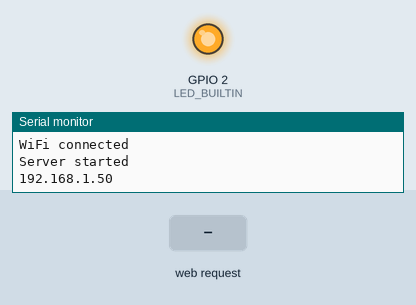
Recording of a sketch running on a simulated ESP8266 (NodeMCU). Shown: output pins drawn as LEDs (lit = HIGH, except the on-board LED, lit = LOW), the last lines printed to the serial monitor. The inputs (shaded band) are chosen by the test bench. WiFi joins after 1.5 s; servers stay silent unless stated.

Above: at 2.7 s.
2.8 s: HTTP request GET /gpio/0 received
At 3.9 s:
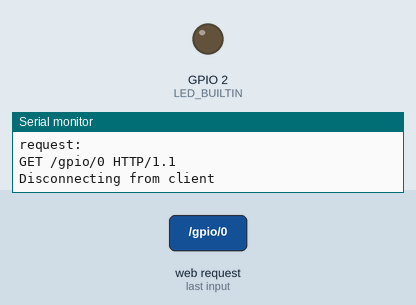
4.3 s: HTTP request GET /gpio/1 received
At 5.1 s:
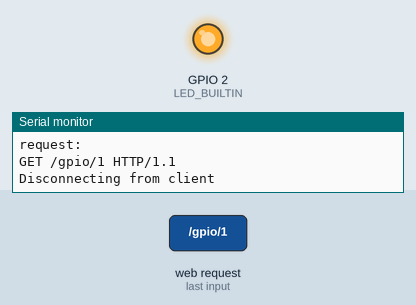
Timing chart, 0 to 7.3 s (numbered marks = the images above; inputs shaded):
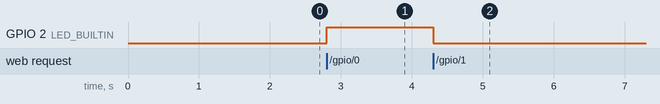

Measured:
- after the input at 2.8 s, GPIO 2 (LED_BUILTIN): LOW → HIGH at once
- after the input at 4.3 s, GPIO 2 (LED_BUILTIN): HIGH → LOW at once

The sketch:

main.ino
```cpp
/*
    This sketch demonstrates how to set up a simple HTTP-like server.
    The server will set a GPIO pin depending on the request
      http://server_ip/gpio/0 will set the GPIO2 low,
      http://server_ip/gpio/1 will set the GPIO2 high
    server_ip is the IP address of the ESP8266 module, will be
    printed to Serial when the module is connected.
*/

#include <ESP8266WiFi.h>

//needed for library
#include <DNSServer.h>
#include <ESP8266WebServer.h>
#include "WiFiManager.h"          //https://github.com/tzapu/WiFiManager

void configModeCallback (WiFiManager *myWiFiManager) {
  Serial.println("Entered config mode");
  Serial.println(WiFi.softAPIP());
  //if you used auto generated SSID, print it
  Serial.println(myWiFiManager->getConfigPortalSSID());
}

// Create an instance of the server
// specify the port to listen on as an argument
WiFiServer server(80);

void setup() {
  Serial.begin(115200);

  // prepare LED
  pinMode(LED_BUILTIN, OUTPUT);
  digitalWrite(LED_BUILTIN, 0);


 WiFiManager wifiManager;
  //reset settings - for testing
  //wifiManager.resetSettings();

  //set callback that gets called when connecting to previous WiFi fails, and enters Access Point mode
  wifiManager.setAPCallback(configModeCallback);

  //fetches ssid and pass and tries to connect
  //if it does not connect it starts an access point with the specified name
  //here  "AutoConnectAP"
  //and goes into a blocking loop awaiting configuration
  if(!wifiManager.autoConnect()) {
    Serial.println("failed to connect and hit timeout");
    //reset and try again, or maybe put it to deep sleep
    ESP.reset();
    delay(1000);
  }
  Serial.println();
  Serial.println(F("WiFi connected"));

  // Start the server
  server.begin();
  Serial.println(F("Server started"));

  // Print the IP address
  Serial.println(WiFi.localIP());
}

void loop() {
  // Check if a client has connected
  WiFiClient client = server.available();
  if (!client) {
    return;
  }
  Serial.println(F("new client"));

  client.setTimeout(5000); // default is 1000

  // Read the first line of the request
  String req = client.readStringUntil('\r');
  Serial.println(F("request: "));
  Serial.println(req);

  // Match the request
  int val;
  if (req.indexOf(F("/gpio/0")) != -1) {
    val = 1;
  } else if (req.indexOf(F("/gpio/1")) != -1) {
    val = 0;
  } else {
    Serial.println(F("invalid request"));
    val = digitalRead(LED_BUILTIN);
  }

  // Set LED according to the request
  digitalWrite(LED_BUILTIN, val);

  // read/ignore the rest of the request
  // do not client.flush(): it is for output only, see below
  while (client.available()) {
    // byte by byte is not very efficient
    client.read();
  }

  // Send the response to the client
  // it is OK for multiple small client.print/write,
  // because nagle algorithm will group them into one single packet
  client.print(F("HTTP/1.1 200 OK\r\nContent-Type: text/html\r\n\r\n<!DOCTYPE HTML>\r\n<html>\r\nGPIO is now "));
  client.print((val) ? F("high") : F("low"));
  client.print(F("<br><br>Click <a href='http://"));
  client.print(WiFi.localIP());
  client.print(F("/gpio/1'>here</a> to switch LED GPIO on, or <a href='http://"));
  client.print(WiFi.localIP());
  client.print(F("/gpio/0'>here</a> to switch LED GPIO off.</html>"));

  // The client will actually be *flushed* then disconnected
  // when the function returns and 'client' object is destroyed (out-of-scope)
  // flush = ensure written data are received by the other side
  Serial.println(F("Disconnecting from client"));
}
```
